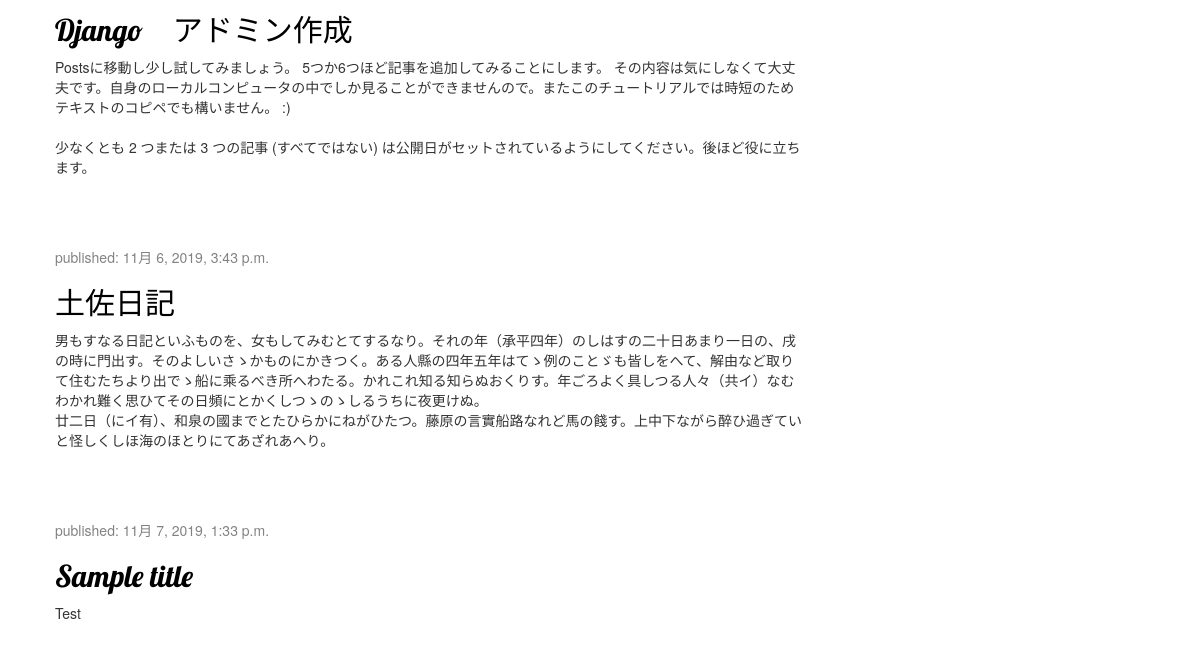
Before: / (lower part) with the older database file.
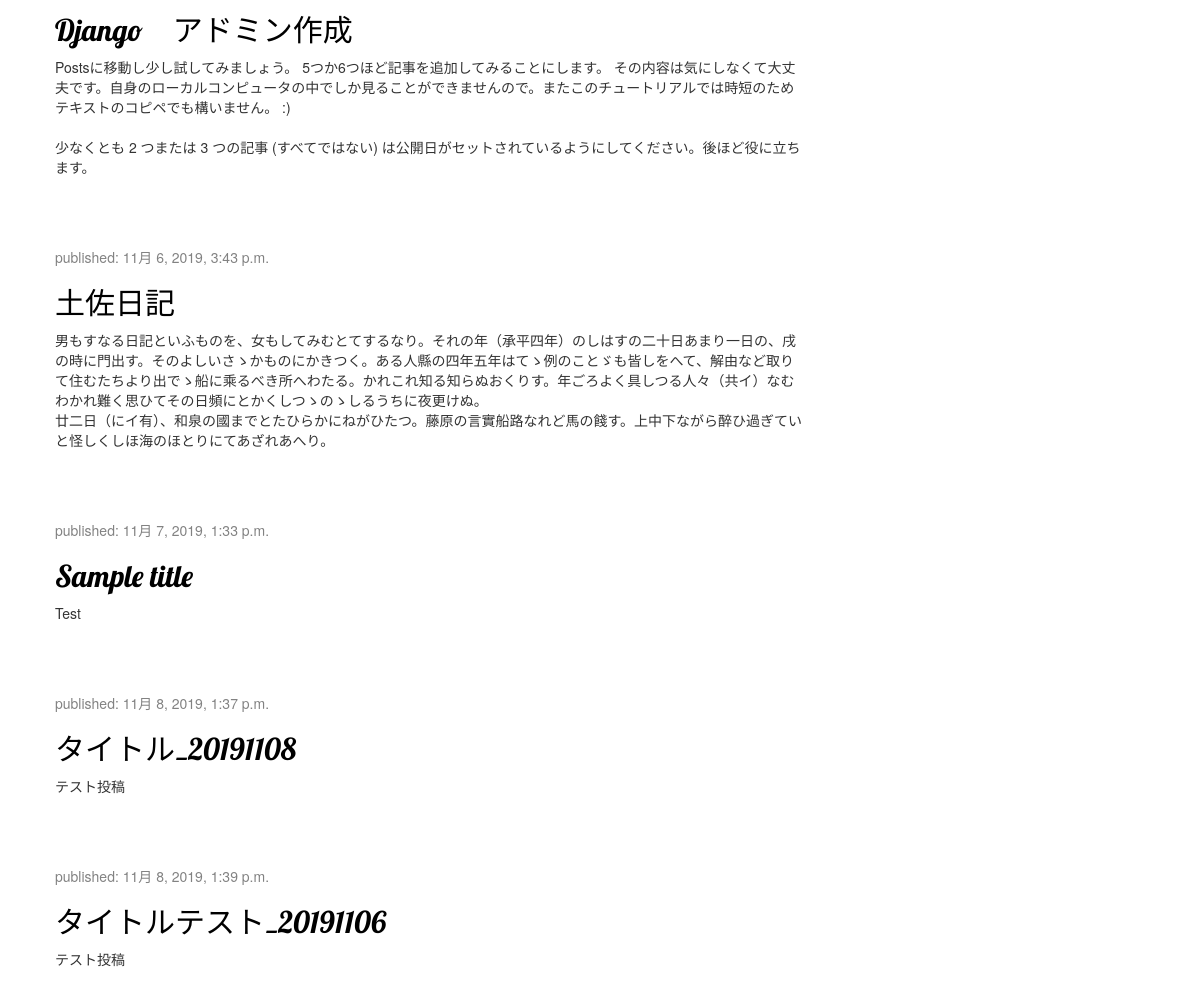
After: the same page with the newer database file.
### blog/models.py (models this page shows, shortened)
class Post(models.Model):
    author = models.ForeignKey(settings.AUTH_USER_MODEL, on_delete=models.CASCADE)
    title = models.CharField(max_length=200)
    text = models.TextField()
    created_date = models.DateTimeField(default=timezone.now)
    published_date = models.DateTimeField(blank=True, null=True)

### blog/views.py (the view)
# urls.py: path('', views.post_list, name='post_list'),
def post_list(request):
    posts = Post.objects.filter(published_date__lte=timezone.now()).order_by('published_date')
    return render(request, 'blog/post_list.html',  {'posts': posts} )

### blog/templates/blog/post_list.html
{% extends 'blog/base.html' %}
{% block content %}
    {% for post in posts %}
        <div class="post">
            <div class="date">
                <p>published: {{ post.published_date }}</p>
            </div>
            <h2><a href="{% url 'post_detail' pk=post.pk %}">{{ post.title }}</a></h2>
            <p>{{ post.text|linebreaksbr }}</p>
        </div>
    {% endfor %}
{% endblock %}

Changed rows visible on the page:
added Post: published_date "11月 8, 2019, 1:37 p.m.", title "タイトル_20191108", text "テスト投稿"
added Post: published_date "11月 8, 2019, 1:39 p.m.", title "タイトルテスト_20191106", text "テスト投稿"
